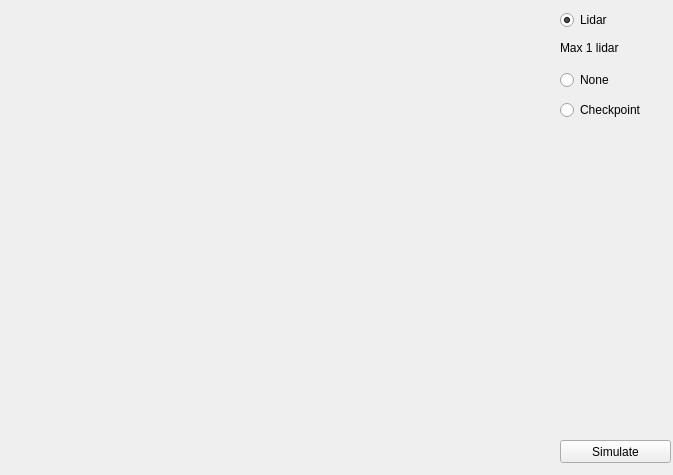
<?xml version="1.0" encoding="UTF-8"?>
<ui version="4.0">
 <class>SimulateMapWindow</class>
 <widget class="QWidget" name="SimulateMapWindow">
  <property name="geometry">
   <rect>
    <x>0</x>
    <y>0</y>
    <width>673</width>
    <height>475</height>
   </rect>
  </property>
  <property name="windowTitle">
   <string>Form</string>
  </property>
  <widget class="QPushButton" name="simulateButton">
   <property name="geometry">
    <rect>
     <x>560</x>
     <y>440</y>
     <width>111</width>
     <height>23</height>
    </rect>
   </property>
   <property name="text">
    <string>Simulate</string>
   </property>
  </widget>
  <widget class="QRadioButton" name="lidarButton">
   <property name="geometry">
    <rect>
     <x>560</x>
     <y>10</y>
     <width>102</width>
     <height>20</height>
    </rect>
   </property>
   <property name="text">
    <string>Lidar</string>
   </property>
   <property name="checked">
    <bool>true</bool>
   </property>
  </widget>
  <widget class="QRadioButton" name="noneButton">
   <property name="geometry">
    <rect>
     <x>560</x>
     <y>70</y>
     <width>102</width>
     <height>20</height>
    </rect>
   </property>
   <property name="text">
    <string>None</string>
   </property>
  </widget>
  <widget class="QLabel" name="label">
   <property name="geometry">
    <rect>
     <x>560</x>
     <y>40</y>
     <width>71</width>
     <height>16</height>
    </rect>
   </property>
   <property name="text">
    <string>Max 1 lidar</string>
   </property>
  </widget>
  <widget class="QRadioButton" name="checkpointButton">
   <property name="geometry">
    <rect>
     <x>560</x>
     <y>100</y>
     <width>102</width>
     <height>20</height>
    </rect>
   </property>
   <property name="text">
    <string>Checkpoint</string>
   </property>
  </widget>
 </widget>
 <resources/>
 <connections/>
</ui>
